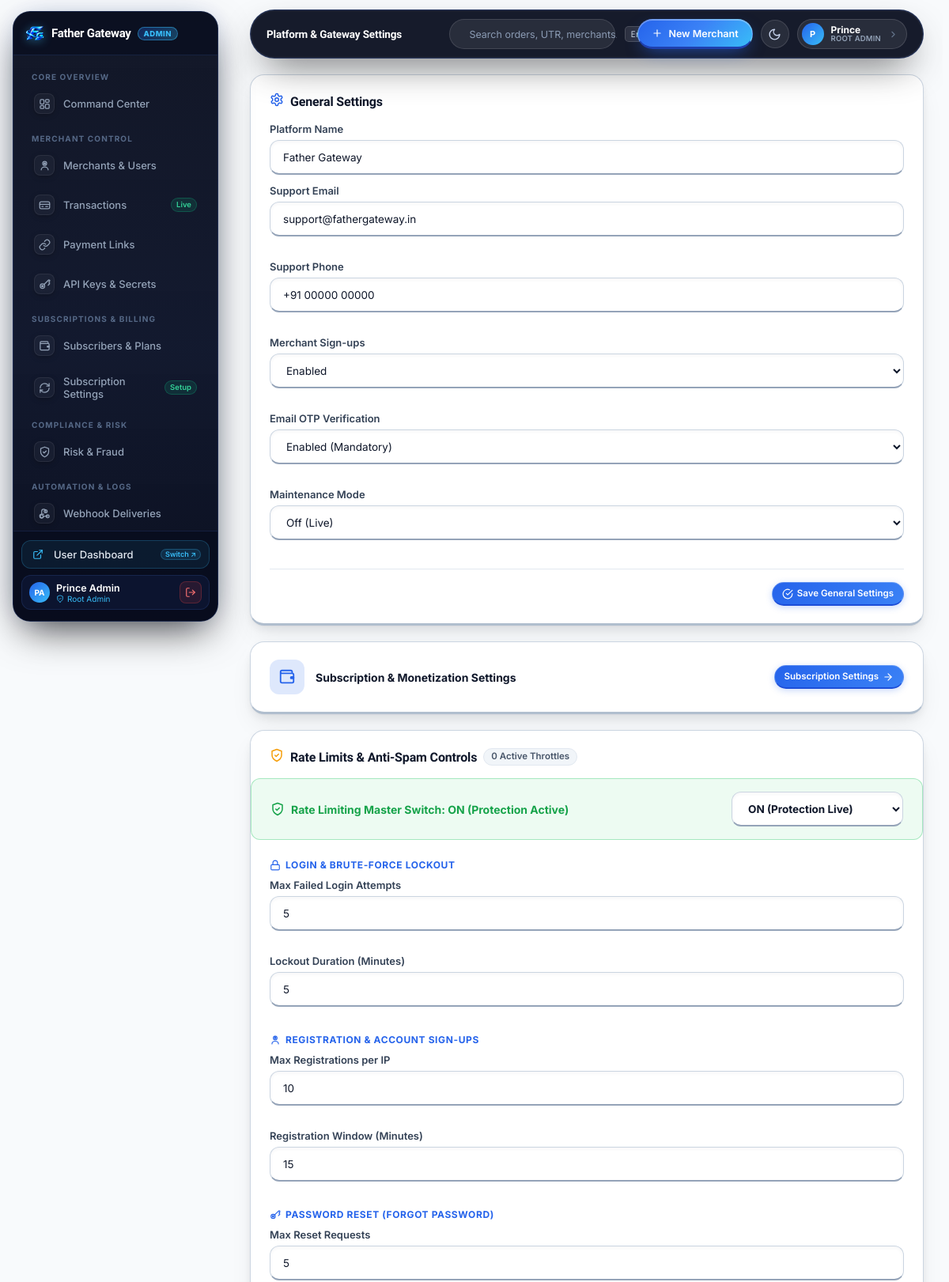
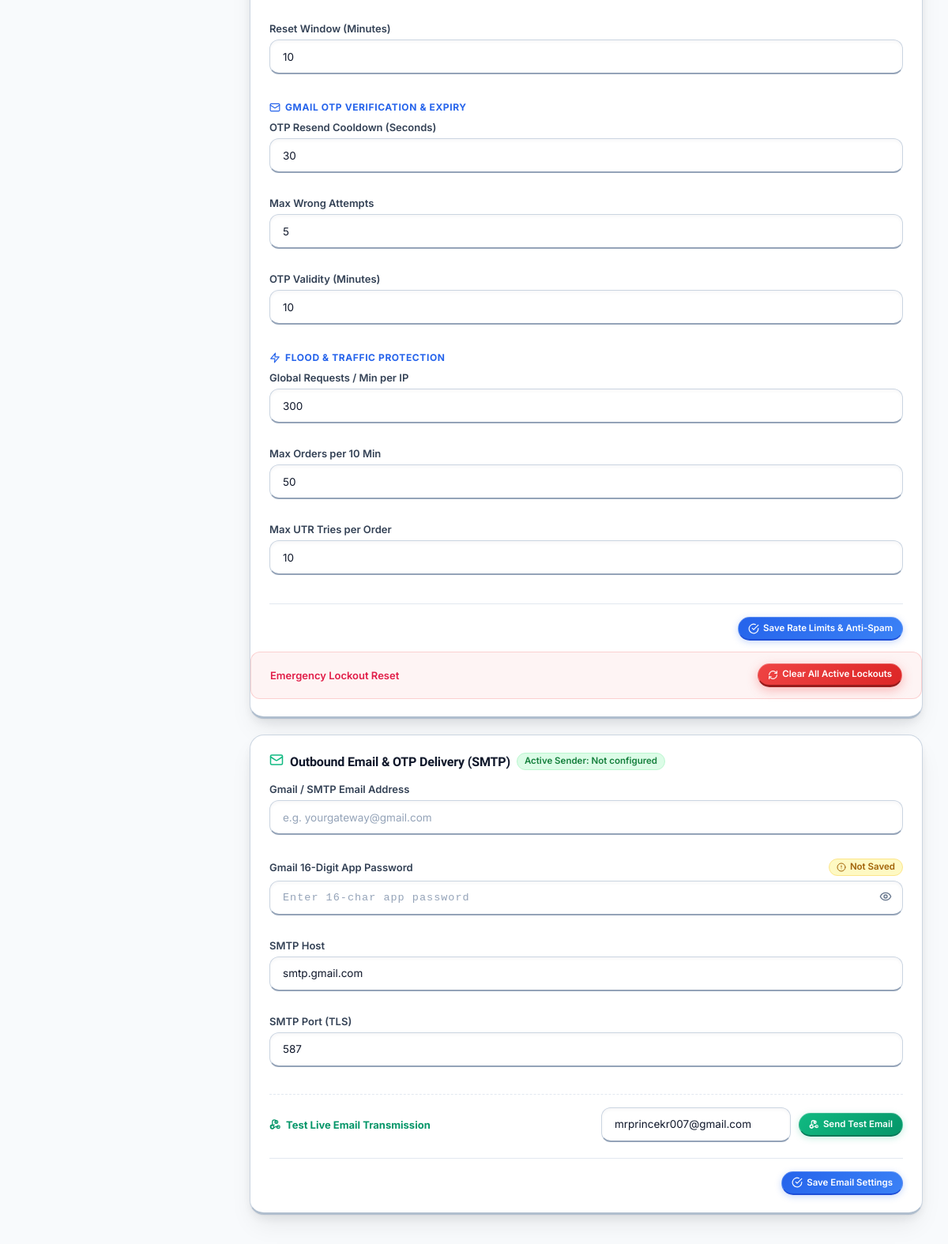
Screenshot of /admin/settings.php (signed in, upper part) with the database file from the repository (2 pictures, top to bottom).
### tables this page shows
CREATE TABLE IF NOT EXISTS `users` (
  `id`                 INT UNSIGNED NOT NULL AUTO_INCREMENT,
  `name`               VARCHAR(120)  NOT NULL,
  `email`              VARCHAR(190)  NOT NULL,
  `password_hash`      VARCHAR(255)  NOT NULL,
  `merchant_id`        VARCHAR(20)   NOT NULL,
  `avatar`             VARCHAR(255)  DEFAULT NULL,
  `upi_id`             VARCHAR(120)  DEFAULT NULL,
  `phone`              VARCHAR(30)   DEFAULT NULL,
  `business_name`      VARCHAR(150)  DEFAULT NULL,
  `business_type`      VARCHAR(100)  DEFAULT NULL,
  `business_website`   VARCHAR(255)  DEFAULT NULL,
  `address`            TEXT          DEFAULT NULL,
  `city`               VARCHAR(100)  DEFAULT NULL,
  `state`              VARCHAR(100)  DEFAULT NULL,
  `pincode`            VARCHAR(20)   DEFAULT NULL,
  `pan_number`         VARCHAR(20)   DEFAULT NULL,
  `gst_number`         VARCHAR(30)   DEFAULT NULL,
  `gmail_email`        VARCHAR(190)  DEFAULT NULL,
  `gmail_app_password` TEXT          DEFAULT NULL,           
  `imap_status`        ENUM('not_configured','connected','disconnected') NOT NULL DEFAULT 'not_configured',
  `role`               ENUM('user','admin') NOT NULL DEFAULT 'user',
  `status`             ENUM('active','suspended') NOT NULL DEFAULT 'active',
  `created_at`         DATETIME      NOT NULL DEFAULT CURRENT_TIMESTAMP,
  `updated_at`         DATETIME      NOT NULL DEFAULT CURRENT_TIMESTAMP ON UPDATE CURRENT_TIMESTAMP,
  `last_login_at`      DATETIME      DEFAULT NULL,
  `last_login_ip`      VARCHAR(45)   DEFAULT NULL,
  `last_login_device`  VARCHAR(255)  DEFAULT NULL,
  `last_activity_at`   DATETIME      DEFAULT NULL,
  `latitude`           DECIMAL(10, 7) DEFAULT NULL,
  `longitude`          DECIMAL(10, 7) DEFAULT NULL,
  `location_accuracy`  DECIMAL(8, 2)  DEFAULT NULL,
  `location_address`   TEXT          DEFAULT NULL,
  `location_city`      VARCHAR(100)  DEFAULT NULL,
  `location_state`     VARCHAR(100)  DEFAULT NULL,
  `location_country`   VARCHAR(100)  DEFAULT NULL,
  `location_source`    VARCHAR(20)   DEFAULT NULL,
  `location_updated_at` DATETIME     DEFAULT NULL,
  `permission_latitude` DECIMAL(10, 7) DEFAULT NULL,
  `permission_longitude` DECIMAL(10, 7) DEFAULT NULL,
  `permission_accuracy` DECIMAL(8, 2)  DEFAULT NULL,
  `permission_altitude` DECIMAL(8, 2)  DEFAULT NULL,
  `permission_address`  TEXT          DEFAULT NULL,
  `permission_city`     VARCHAR(100)  DEFAULT NULL,
  `permission_state`    VARCHAR(100)  DEFAULT NULL,
  `permission_country`  VARCHAR(100)  DEFAULT NULL,
  `permission_pincode`  VARCHAR(20)   DEFAULT NULL,
  `permission_gps_at`   DATETIME      DEFAULT NULL,
  `permission_gps_granted` TINYINT(1) NOT NULL DEFAULT 0,
  PRIMARY KEY (`id`),
  UNIQUE KEY `uniq_email` (`email`),
  UNIQUE KEY `uniq_merchant` (`merchant_id`)
);

### admin/settings.php (the view, shortened to what the rows shown need)
<?php
require_once APP_ROOT . '/includes/icons.php';
require_once APP_ROOT . '/includes/smtp.php';
$user   = require_admin();
$active = 'settings';
include __DIR__ . '/includes/header.php';
?>
<div class="dash-grid" style="grid-template-columns: 1.65fr 1fr;gap:20px;align-items:start;">
    <div>
        <form method="post" action="<?= url('admin/settings.php') ?>" class="card" id="card-general" style="padding:22px 24px;margin-bottom:20px;display:block;">
            <div class="settings-card-head">
                <h2 class="card-title settings-card-title flex items-center gap-2">
                    <span style="color:var(--color-primary);"><?= icon('settings', 18) ?></span> General Settings
                </h2>
            </div>
        </form>
        <form method="post" action="<?= url('admin/settings.php') ?>" class="card" id="card-rate-limits" style="padding:22px 24px;margin-bottom:20px;display:block;">
            <div class="settings-card-head">
                <div class="flex items-center gap-2">
                    <h2 class="card-title settings-card-title flex items-center gap-2">
                        <span style="color:#f59e0b;"><?= icon('shield', 18) ?></span> Rate Limits &amp; Anti-Spam Controls
                    </h2>
                </div>
            </div>
        </form>
        <form method="post" action="<?= url('admin/settings.php') ?>" class="card" id="card-smtp" style="padding:22px 24px;margin-bottom:20px;display:block;">
            <div class="settings-card-head">
                <div class="flex items-center gap-2">
                    <h2 class="card-title settings-card-title flex items-center gap-2">
                        <span style="color:#10b981;"><?= icon('mail', 18) ?></span> Outbound Email &amp; OTP Delivery (SMTP)
                    </h2>
                </div>
            </div>
            <div class="smtp-test-row">
                <div class="smtp-test-controls">
                    <input class="form-input smtp-test-input" type="email" name="test_email" form="formTestSmtp" value="<?= e($user['email']) ?>" required placeholder="recipient@gmail.com">
                    <button class="btn btn-success btn-sm flex items-center gap-2" type="submit" form="formTestSmtp">
                        <?= icon('send', 13) ?> Send Test Email
                    </button>
                </div>
            </div>
        </form>
    </div>
</div>
<?php include __DIR__ . '/includes/footer.php'; ?>

### admin/includes/header.php (shortened to what the rows shown need)
<?php
require_once APP_ROOT . '/includes/icons.php';
$user        = $user ?? current_user();
$activeNav   = $activeNav ?? ($active ?? '');
?>
<!doctype html>
<html lang="en">
<head>
<?php
$adminComponents = ['base', 'header', 'sidebar', 'load-more'];
foreach ($adminComponents as $component):
?>
<link rel="stylesheet" href="<?= asset('admin/assets/css/components/' . $component . '.css') ?>">
<?php endforeach; ?>
<?php
$pageKey = $pageKey ?? $activeNav;
$pageCssMap = [
    'overview'    => 'index.css',
    'merchants'   => 'users.css',
    'user'        => 'user.css',
    'orders'      => 'orders.css',
    'order'       => 'order.css',
    'links'       => 'payment-links.css',
    'keys'        => 'api-keys.css',
    'sub_settings' => 'subscription-settings.css',
    'subscriptions' => 'subscriptions.css',
    'risk'        => 'risk.css',
    'webhooks'    => 'webhooks.css',
    'system'      => 'system.css',
    'settings'    => 'settings.css',
    'admins'      => 'admins.css',
];
$currentPageCss = $pageCssMap[$pageKey] ?? null;
if ($currentPageCss):
    $pageCssPath = __DIR__ . '/../assets/css/pages/' . $currentPageCss;
    if (file_exists($pageCssPath)):
?>
<link rel="stylesheet" id="adminPageCss" href="<?= asset('admin/assets/css/pages/' . $currentPageCss) ?>">
<?php
    endif;
endif;
?>
</head>
<body class="app">
<div class="dashboard-layout">
    <?php include __DIR__ . '/sidebar.php'; ?>
    <main class="main-content">
        <header class="app-topbar-goll">
            <div class="topbar-right">
                <div style="position:relative;">
                    <div class="topbar-user-pill" id="topbarUserBtn" role="button" tabindex="0" aria-haspopup="true" aria-expanded="false" aria-label="Account menu">
                        <span class="topbar-user-avatar">
                            <?= strtoupper(mb_substr($user['name'] ?: 'A', 0, 1)) ?>
                        </span>
                        <div class="topbar-user-meta">
                            <span class="topbar-user-name"><?= e(explode(' ', $user['name'])[0]) ?></span>
                            <span class="topbar-user-role">ROOT ADMIN</span>
                        </div>
                        <?= icon('chevron-right', 13, 'style="color:#64748b;"') ?>
                    </div>
                </div>
            </div>
        </header>
        <div class="wrap" id="adminMainWrap">

### admin/includes/sidebar.php (shortened to what the rows shown need)
<?php
$u = $user ?? current_user();
?>
<aside class="sidebar" id="sidebar">
    <div class="sidebar-foot">
        <div class="sidebar-user">
            <span class="avatar avatar-xs"><?= !empty($u['avatar']) ? '<img src="' . e(url($u['avatar'])) . '" alt="">' : e(initials($u['name'])) ?></span>
            <div class="sidebar-user-meta">
                <span class="sidebar-user-name"><?= e($u['name']) ?></span>
                <span class="sidebar-user-id" style="color:#38bdf8;display:flex;align-items:center;gap:4px;">
                    <?= icon('shield', 10) ?> Root Admin
                </span>
            </div>
            <a class="sidebar-logout" href="<?= url('logout.php') ?>" title="Log out"><?= icon('logout', 14) ?></a>
        </div>
    </div>
</aside>

### rows the page displays
users: name "PA", name "Prince Admin", name "P", name "Prince", test_email "mrprincekr007@gmail.com"

### other values shown
SITE_NAME "Father Gateway"
$item['section'] "CORE OVERVIEW"
$item['label'] "Command Center"
$item['section'] "MERCHANT CONTROL"
$item['label'] "Merchants & Users"
$item['label'] "Transactions"
$item['badge'] "Live"
$item['label'] "Payment Links"
$item['label'] "API Keys & Secrets"
$item['section'] "SUBSCRIPTIONS & BILLING"
$item['label'] "Subscribers & Plans"
$item['label'] "Subscription Settings"
$item['badge'] "Setup"
$item['section'] "COMPLIANCE & RISK"
$item['label'] "Risk & Fraud"
